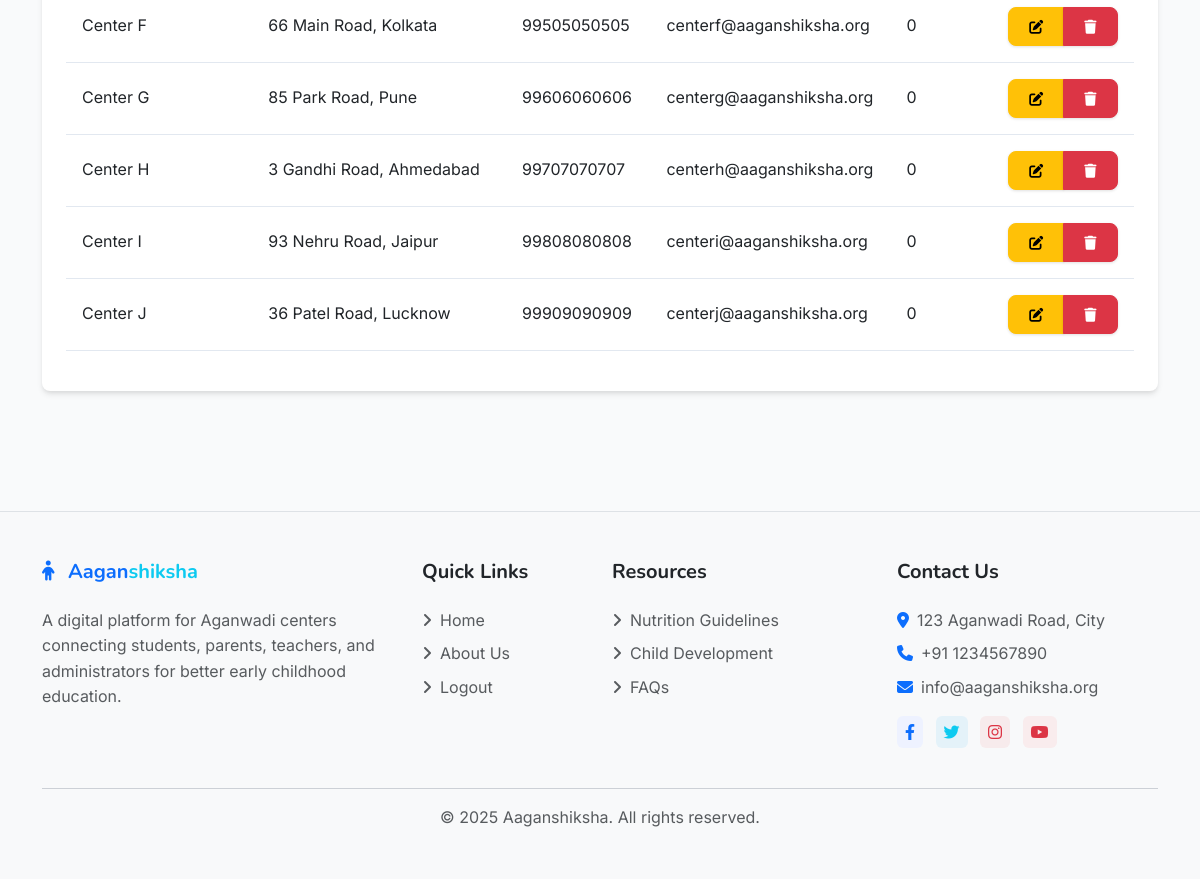
The app's page /admin/centers (signed in, lower part), older data.
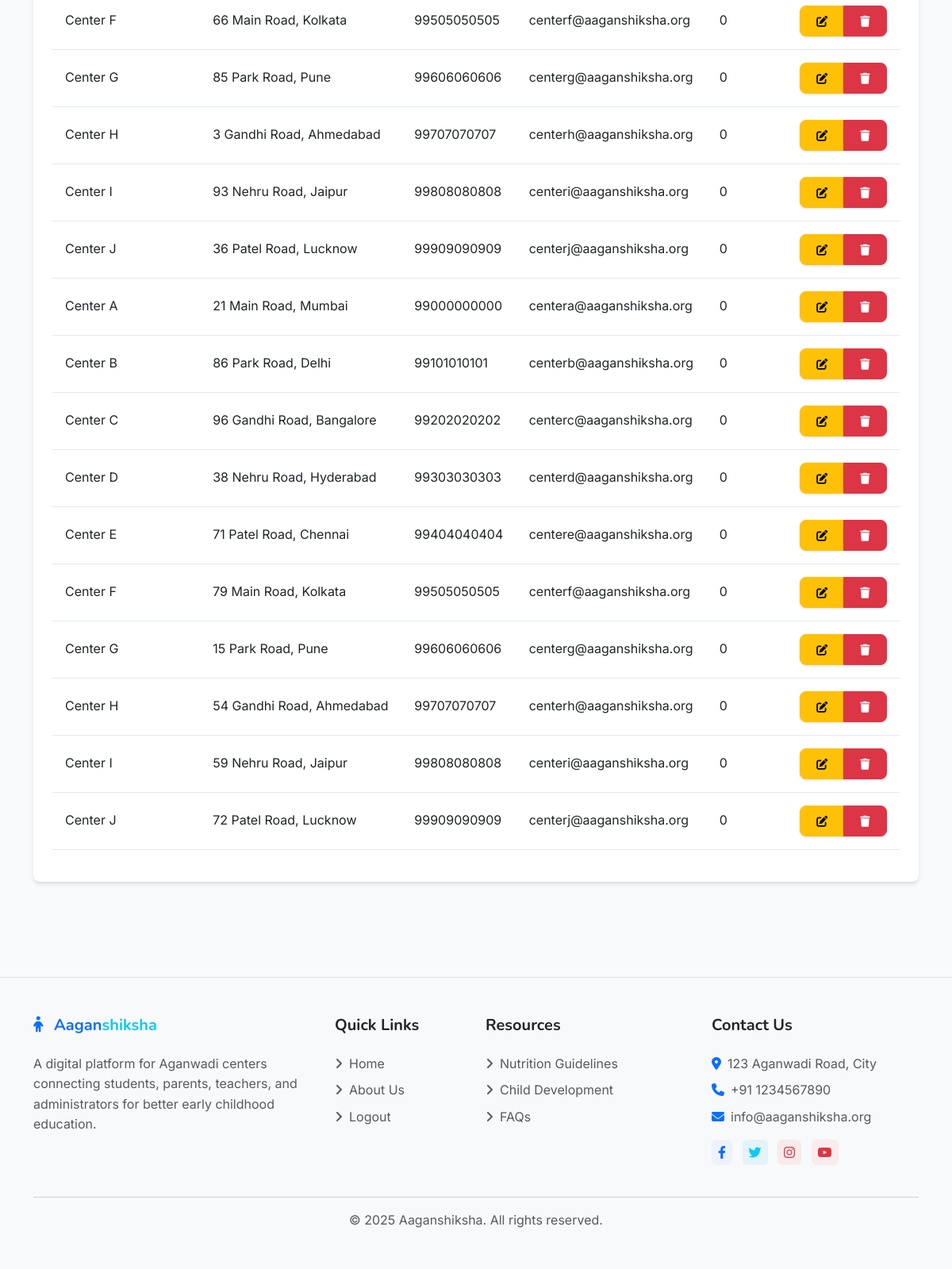
The same page, newer data.
### models.py (models this page shows)
class Center(db.Model):
    id = db.Column(db.Integer, primary_key=True)
    name = db.Column(db.String(100), nullable=False)
    address = db.Column(db.String(200), nullable=False)
    contact_number = db.Column(db.String(15))
    email = db.Column(db.String(120))
    created_at = db.Column(db.DateTime, default=datetime.utcnow)
    students = db.relationship('Student', backref='center', lazy=True)
    inventory_items = db.relationship('Inventory', backref='center', lazy=True)

### routes/admin.py (the view)
@admin_bp.route('/centers')
@login_required
@admin_required
def centers():
    centers = Center.query.all()
    return render_template('admin/centers.html', centers=centers)

### app.py (called while the page is built)
@app.context_processor
def inject_csrf_token():
    return dict(csrf_token=generate_csrf)

@login_manager.user_loader
def load_user(user_id):
    return User.query.get(int(user_id))

### routes/admin.py (called while the page is built)
def admin_required(f):
    @wraps(f)
    def decorated_function(*args, **kwargs):
        if not current_user.is_authenticated or current_user.role != 'admin':
            flash('You need to be an admin to access this page.', 'danger')
            return redirect(url_for('auth.login'))
        return f(*args, **kwargs)
    return decorated_function

### templates/admin/centers.html (shortened to what this page needs)
{% extends 'base.html' %}
{% block content %}
<div class="container py-4">
    <div class="card mb-4">
        <div class="card-body">
            {% if is_add or is_edit %}
                <form method="POST">
                    {{ form.hidden_tag() }}
                    <div class="mb-3">
                        <label class="form-label">Center Name</label>
                        {{ form.name(class="form-control") }}
                        {% if form.name.errors %}
                            <div class="text-danger">
                                {% for error in form.name.errors %}
                                    <small>{{ error }}</small>
                                {% endfor %}
                            </div>
                        {% endif %}
                    </div>
                    <div class="mb-3">
                        <label class="form-label">Address</label>
                        {{ form.address(class="form-control") }}
                        {% if form.address.errors %}
                            <div class="text-danger">
                                {% for error in form.address.errors %}
                                    <small>{{ error }}</small>
                                {% endfor %}
                            </div>
                        {% endif %}
                    </div>
                    <div class="row mb-3">
                        <div class="col-md-6">
                            <label class="form-label">Contact Number</label>
                            {{ form.contact_number(class="form-control") }}
                            {% if form.contact_number.errors %}
                                <div class="text-danger">
                                    {% for error in form.contact_number.errors %}
                                        <small>{{ error }}</small>
                                    {% endfor %}
                                </div>
                            {% endif %}
                        </div>
                        <div class="col-md-6">
                            <label class="form-label">Email</label>
                            {{ form.email(class="form-control") }}
                            {% if form.email.errors %}
                                <div class="text-danger">
                                    {% for error in form.email.errors %}
                                        <small>{{ error }}</small>
                                    {% endfor %}
                                </div>
                            {% endif %}
                        </div>
                    </div>
                    <div class="d-flex justify-content-between">
                        <a href="{{ url_for('admin.centers') }}" class="btn btn-secondary">Cancel</a>
                        {{ form.submit(class="btn btn-primary") }}
                    </div>
                </form>
            {% else %}
                <div class="table-responsive">
                    <table class="table table-hover">
                        <tbody>
                            {% if centers %}
                                {% for center in centers %}
                                    <tr>
                                        <td>{{ center.name }}</td>
                                        <td>{{ center.address }}</td>
                                        <td>{{ center.contact_number }}</td>
                                        <td>{{ center.email }}</td>
                                        <td>{{ center.students|length }}</td>
                                        <td>
                                            <div class="btn-group btn-group-sm">
                                                <a href="{{ url_for('admin.edit_center', id=center.id) }}" class="btn btn-warning">
                                                    <i class="fas fa-edit"></i>
                                                </a>
                                                <button type="button" class="btn btn-danger" data-bs-toggle="modal" data-bs-target="#deleteModal{{ center.id }}">
                                                    <i class="fas fa-trash"></i>
                                                </button>
                                            </div>
                                        </td>
                                    </tr>
                                {% endfor %}
                            {% else %}
                                <tr>
                                    <td colspan="6" class="text-center">No centers found.</td>
                                </tr>
                            {% endif %}
                        </tbody>
                    </table>
                </div>
            {% endif %}
        </div>
    </div>
</div>
{% endblock %}

### templates/base.html (shortened to what this page needs)
<!DOCTYPE html>
<html lang="en" data-bs-theme="light">
<head>
    <link href="https://cdn.jsdelivr.net/npm/bootstrap@5.3.0/dist/css/bootstrap.min.css" rel="stylesheet">
    <link rel="stylesheet" href="https://cdnjs.cloudflare.com/ajax/libs/font-awesome/6.4.0/css/all.min.css">
    <link rel="stylesheet" href="https://cdnjs.cloudflare.com/ajax/libs/animate.css/4.1.1/animate.min.css">
    <link rel="stylesheet" href="{{ url_for('static', filename='css/style.css') }}">
</head>
<body>
    <main class="py-4">
        {% block content %}{% endblock %}
    </main>
    <footer class="bg-light py-5 mt-5 border-top">
        <div class="container">
            <div class="row g-4">
                <div class="col-lg-4 col-md-6">
                    <div class="mb-4">
                        <h5 class="fw-bold text-primary mb-4">
                            <i class="fas fa-child me-2"></i>
                            <span class="text-primary">Aagan</span><span class="text-info">shiksha</span>
                        </h5>
                        <p class="text-muted">A digital platform for Aganwadi centers connecting students, parents, teachers, and administrators for better early childhood education.</p>
                    </div>
                </div>
                <div class="col-lg-2 col-md-6">
                    <div class="mb-4">
                        <h5 class="fw-bold text-dark mb-4">Quick Links</h5>
                        <ul class="list-unstyled">
                            <li class="mb-2"><a href="{{ url_for('home.index') }}" class="text-decoration-none text-muted"><i class="fas fa-angle-right me-2"></i>Home</a></li>
                            <li class="mb-2"><a href="{{ url_for('home.about') }}" class="text-decoration-none text-muted"><i class="fas fa-angle-right me-2"></i>About Us</a></li>
                            {% if current_user.is_authenticated %}
                                <li class="mb-2"><a href="{{ url_for('auth.logout') }}" class="text-decoration-none text-muted"><i class="fas fa-angle-right me-2"></i>Logout</a></li>
                            {% else %}
                                <li class="mb-2"><a href="{{ url_for('auth.login') }}" class="text-decoration-none text-muted"><i class="fas fa-angle-right me-2"></i>Login</a></li>
                            {% endif %}
                        </ul>
                    </div>
                </div>
                <div class="col-lg-3 col-md-6">
                    <div class="mb-4">
                        <h5 class="fw-bold text-dark mb-4">Resources</h5>
                        <ul class="list-unstyled">
                            <li class="mb-2"><a href="#" class="text-decoration-none text-muted"><i class="fas fa-angle-right me-2"></i>Nutrition Guidelines</a></li>
                            <li class="mb-2"><a href="#" class="text-decoration-none text-muted"><i class="fas fa-angle-right me-2"></i>Child Development</a></li>
                            <li class="mb-2"><a href="#" class="text-decoration-none text-muted"><i class="fas fa-angle-right me-2"></i>FAQs</a></li>
                        </ul>
                    </div>
                </div>
                <div class="col-lg-3 col-md-6">
                    <div class="mb-4">
                        <h5 class="fw-bold text-dark mb-4">Contact Us</h5>
                        <div class="text-muted">
                            <p class="mb-2"><i class="fas fa-map-marker-alt text-primary me-2"></i>123 Aganwadi Road, City</p>
                            <p class="mb-2"><i class="fas fa-phone text-primary me-2"></i>+91 1234567890</p>
                            <p class="mb-2"><i class="fas fa-envelope text-primary me-2"></i>info@aaganshiksha.org</p>
                        </div>
                        <div class="social-icons mt-3">
                            <a href="#" class="text-decoration-none me-2"><i class="fab fa-facebook-f p-2 rounded bg-soft-primary text-primary"></i></a>
                            <a href="#" class="text-decoration-none me-2"><i class="fab fa-twitter p-2 rounded bg-soft-info text-info"></i></a>
                            <a href="#" class="text-decoration-none me-2"><i class="fab fa-instagram p-2 rounded bg-soft-danger text-danger"></i></a>
                            <a href="#" class="text-decoration-none"><i class="fab fa-youtube p-2 rounded bg-soft-danger text-danger"></i></a>
                        </div>
                    </div>
                </div>
            </div>
            <hr>
            <div class="text-center text-muted">
                <p class="mb-0">&copy; {{ current_year|default(2025) }} Aaganshiksha. All rights reserved.</p>
            </div>
        </div>
    </footer>
</body>
</html>

### static/css/style.css (style rules this page uses)
:root { --primary-color: #4361ee; --primary-light: #eef2ff; --secondary-color: #3f72af; --info-color: #3abff8; --success-color: #36d399; --warning-color: #fbbd23; --danger-color: #f87272; --light-color: #f8f9fa; --dark-color: #333333; --text-color: #4a5568; --border-radius: 0.5rem; --box-shadow: 0 4px 6px -1px rgba(0, 0, 0, 0.1), 0 2px 4px -1px rgba(0, 0, 0, 0.06); --transition: all 0.3s ease; }
body { min-height: 100vh; display: flex; flex-direction: column; font-family: 'Inter', -apple-system, BlinkMacSystemFont, 'Segoe UI', Roboto, Oxygen, Ubuntu, Cantarell, 'Open Sans', 'Helvetica Neue', sans-serif; color: var(--text-color); background-color: #f9fafb; line-height: 1.6; }
main { flex: 1; }
.bg-soft-primary { background-color: var(--primary-light) !important; }
.bg-soft-info { background-color: rgba(59, 191, 248, 0.1) !important; }
.bg-soft-danger { background-color: rgba(248, 114, 114, 0.1) !important; }
.card { border: none; border-radius: var(--border-radius); box-shadow: var(--box-shadow); transition: var(--transition); overflow: hidden; }
.card-body { padding: 1.5rem; }
.table { border-collapse: separate; border-spacing: 0; width: 100%; margin-bottom: 1rem; }

Row changes from the older to the newer data that the page shows:
added Center: name "Center A", address "21 Main Road, Mumbai", contact_number "99000000000", email "centera@aaganshiksha.org", students|length "0"
added Center: name "Center B", address "86 Park Road, Delhi", contact_number "99101010101", email "centerb@aaganshiksha.org", students|length "0"
added Center: name "Center C", address "96 Gandhi Road, Bangalore", contact_number "99202020202", email "centerc@aaganshiksha.org", students|length "0"
added Center: name "Center D", address "38 Nehru Road, Hyderabad", contact_number "99303030303", email "centerd@aaganshiksha.org", students|length "0"
added Center: name "Center E", address "71 Patel Road, Chennai", contact_number "99404040404", email "centere@aaganshiksha.org", students|length "0"
added Center: name "Center F", address "79 Main Road, Kolkata", contact_number "99505050505", email "centerf@aaganshiksha.org", students|length "0"
added Center: name "Center G", address "15 Park Road, Pune", contact_number "99606060606", email "centerg@aaganshiksha.org", students|length "0"
added Center: name "Center H", address "54 Gandhi Road, Ahmedabad", contact_number "99707070707", email "centerh@aaganshiksha.org", students|length "0"
added Center: name "Center I", address "59 Nehru Road, Jaipur", contact_number "99808080808", email "centeri@aaganshiksha.org", students|length "0"
added Center: name "Center J", address "72 Patel Road, Lucknow", contact_number "99909090909", email "centerj@aaganshiksha.org", students|length "0"
